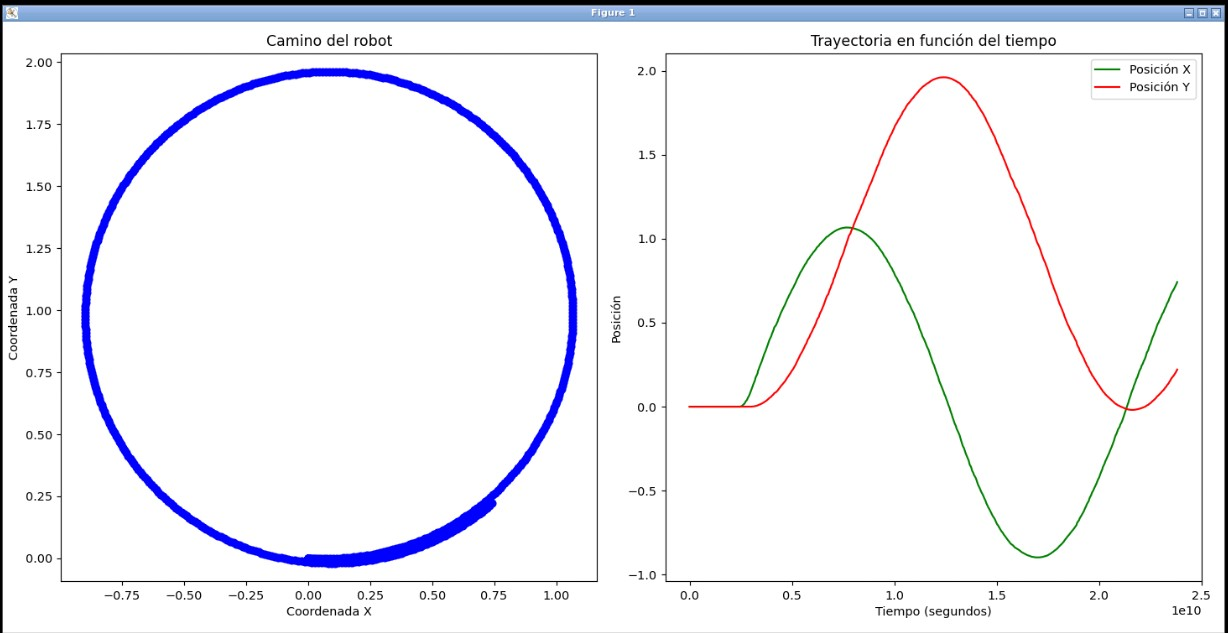

Generate this figure with Python:
import pandas as pd
import matplotlib.pyplot as plt

# Cargar los datos del archivo de registro
data = pd.read_csv('circular.txt', sep='\s+', header=None, names=['timestamp', 'x', 'y', 'orientation', 'linear_velocity', 'angular_velocity'])

# Filtrar las filas donde todos los datos son cero
data = data.loc[~(data == 0).all(axis=1)]

# Ajustar los timestamps para que comiencen en cero
data['timestamp'] -= data['timestamp'].min()

# Convertir columnas a numpy arrays para evitar problemas de indexación multidimensional
time_stamps = data['timestamp'].to_numpy()
pos_x = data['x'].to_numpy()
pos_y = data['y'].to_numpy()

# Configuración de la figura
plt.figure(figsize=(14, 7))

# i) Gráfico del camino seguido por el robot
plt.subplot(1, 2, 1)
plt.plot(pos_x, pos_y, marker='o', color='blue', linestyle='--')
plt.xlabel('Coordenada X')
plt.ylabel('Coordenada Y')
plt.title('Camino del robot')
plt.axis('equal')  # Relación de aspecto 1:1

# ii) Gráfico de la trayectoria (pose respecto al tiempo)
plt.subplot(1, 2, 2)
plt.plot(time_stamps, pos_x, label='Posición X', color='green')
plt.plot(time_stamps, pos_y, label='Posición Y', color='red')
plt.xlabel('Tiempo (segundos)')
plt.ylabel('Posición')
plt.title('Trayectoria en función del tiempo')
plt.legend()

# Mostrar los gráficos
plt.tight_layout()
plt.show()
